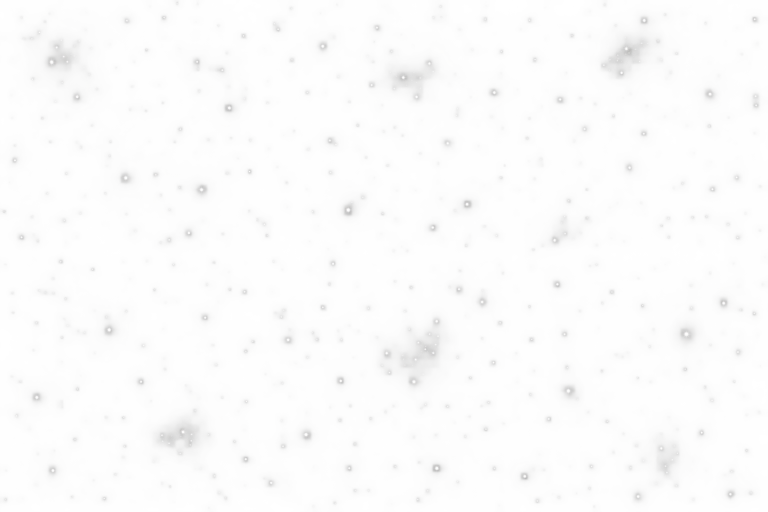
#> input picture output/imagegen/skybox-layers-v1/stars-atlas-draft.png, 1536 x 1024 px (shown at 1/2 size); its folder holds 2 pictures in this run
$ python prepare_cubemaps.py
#> lines starting #> are read from the running program, lines starting #| are printed output that depends on the picture; after the words box and inside, x2 and y2 are one past the last pixel; in counts of white or black regions, pixels touching at a corner belong together
"""Turn the imagegen drafts into two edge-matched RGBA cubemaps.

Requires Pillow and NumPy. Source art is retained; this script performs only
technical grayscale, opacity, edge blending and packing operations.
"""

from collections import defaultdict
import json
from pathlib import Path
from zipfile import ZipFile, ZIP_DEFLATED

import numpy as np
from PIL import Image, ImageDraw


ROOT = Path(__file__).resolve().parent
OUT = ROOT / "final"
SIZE = 512
FACES = ("positive_x", "negative_x", "positive_y", "negative_y", "positive_z", "negative_z")
LATERAL = (0, 1, 4, 5)
ALPHA_CAP = 191  # 191/255 = 74.90%; 192/255 would exceed 75%.


def directions(face, u, v):
    one = np.ones_like(u)
    return np.stack((
        (one, -v, -u), (-one, -v, u), (u, one, v),
        (u, -one, -v), (u, -v, one), (-u, -v, -one),
    )[face], axis=-1)


def face_uv(face, direction):
    x, y, z = np.moveaxis(direction, -1, 0)
    major = np.maximum(np.abs(direction[..., face // 2]), 1e-8)
    sc, tc = ((-z, -y), (z, -y), (x, z), (x, -z), (x, -y), (-x, -y))[face]
    return sc / major, tc / major


def bilinear(pixels, u, v):
    # Reflect a small outside-face footprint to avoid stretching the edge texels.
    u = 1.0 - np.abs(u - 1.0)
    u = -1.0 + np.abs(u + 1.0)
    v = 1.0 - np.abs(v - 1.0)
    v = -1.0 + np.abs(v + 1.0)
    x = np.clip((u + 1.0) * 0.5 * SIZE - 0.5, 0, SIZE - 1)
    y = np.clip((v + 1.0) * 0.5 * SIZE - 0.5, 0, SIZE - 1)
    x0, y0 = np.floor(x).astype(int), np.floor(y).astype(int)
    x1, y1 = np.minimum(x0 + 1, SIZE - 1), np.minimum(y0 + 1, SIZE - 1)
    fx, fy = (x - x0)[..., None], (y - y0)[..., None]
    return ((pixels[y0, x0] * (1 - fx) + pixels[y0, x1] * fx) * (1 - fy)
            + (pixels[y1, x0] * (1 - fx) + pixels[y1, x1] * fx) * fy)


def load_draft(layer):
    image = Image.open(ROOT / f"{layer}-atlas-draft.png").convert("RGBA")
    if image.size != (SIZE * 3, SIZE * 2):
        raise ValueError(f"Unexpected atlas dimensions: {image.size}")
    array = np.asarray(image, dtype=np.float64) / 255.0
    gray = array[..., :3].mean(axis=-1)
    alpha = array[..., 3]
    if layer == "nebula":
        alpha = alpha * (ALPHA_CAP / 255.0)
    # Work in premultiplied form so transparent pixels cannot create halos.
    rgba = np.stack((gray * alpha, gray * alpha, gray * alpha, alpha), axis=-1)
    return [rgba[(i // 3) * SIZE:(i // 3 + 1) * SIZE,
                 (i % 3) * SIZE:(i % 3 + 1) * SIZE].copy() for i in range(6)]


def sample_continuous(source, direction, width):
    """Blend adjacent face art as a continuous function of sky direction."""
    major = np.max(np.abs(direction), axis=-1)
    result = np.zeros((*major.shape, 4), dtype=np.float64)
    total = np.zeros_like(major)
    for face in range(6):
        component = direction[..., face // 2] * (1 if face % 2 == 0 else -1)
        t = np.clip((component / major - (1.0 - width)) / width, 0, 1)
        weight = t * t * (3 - 2 * t)
        mask = weight > 0
        if not np.any(mask):
            continue
        u, v = face_uv(face, direction[mask])
        result[mask] += bilinear(source[face], u, v) * weight[mask, None]
        total += weight
    return result / total[..., None]


def edge_groups():
    groups = defaultdict(list)
    grid = np.arange(SIZE) * 2 - (SIZE - 1)
    for face in range(6):
        for y in range(SIZE):
            xs = range(SIZE) if y in (0, SIZE - 1) else (0, SIZE - 1)
            for x in xs:
                vector = directions(face, np.array(grid[x]), np.array(grid[y]))
                vector[face // 2] *= SIZE - 1
                groups[tuple(vector.tolist())].append((face, y, x))
    assert len(groups) == 12 * (SIZE - 2) + 8
    assert all(len(group) in (2, 3) for group in groups.values())
    assert sum(len(group) == 3 for group in groups.values()) == 8
    return list(groups.values())


def unpremultiply(pixels):
    alpha = pixels[..., 3:4]
    rgb = np.divide(pixels[..., :3], alpha, out=np.zeros_like(pixels[..., :3]), where=alpha > 1e-8)
    return np.clip(np.rint(np.concatenate((rgb, alpha), axis=-1) * 255), 0, 255).astype(np.uint8)


def export_layer(layer, groups):
    source = load_draft(layer)
    center = (np.arange(SIZE) + 0.5) * (2.0 / SIZE) - 1.0
    u, v = np.meshgrid(center, center)
    width = 0.10 if layer == "stars" else 0.20
    faces = [sample_continuous(source, directions(face, u, v), width) for face in range(6)]
    # Make corresponding outer texels exactly equal, including three-face corners.
    for group in groups:
        value = np.mean([faces[f][y, x] for f, y, x in group], axis=0)
        for f, y, x in group:
            faces[f][y, x] = value
    pixels = [unpremultiply(face) for face in faces]
    if layer == "nebula":
        for face in pixels:
            face[..., 3] = np.minimum(face[..., 3], ALPHA_CAP)
    folder = OUT / layer
    folder.mkdir(parents=True, exist_ok=True)
    for i, name in enumerate(FACES):
        # CubemapTexture.orientedPixels mirrors these faces at upload time.
        # Compensate here so the GPU receives the canonical OpenGL orientation.
        packed = pixels[i][:, ::-1] if i in LATERAL else pixels[i]
        Image.fromarray(packed).save(folder / f"{name}.png")
    return pixels


def reload_and_validate(layer, groups):
    faces = []
    stats = {}
    for i, name in enumerate(FACES):
        image = Image.open(OUT / layer / f"{name}.png")
        assert image.mode == "RGBA" and image.size == (SIZE, SIZE)
        pixels = np.asarray(image)
        assert np.array_equal(pixels[..., 0], pixels[..., 1])
        assert np.array_equal(pixels[..., 1], pixels[..., 2])
        if layer == "nebula":
            assert int(pixels[..., 3].max()) <= ALPHA_CAP
        faces.append(pixels[:, ::-1] if i in LATERAL else pixels)
        stats[name] = {"size": list(image.size), "alpha_min": int(pixels[..., 3].min()),
                       "alpha_max": int(pixels[..., 3].max()), "grayscale": True}
    for group in groups:
        first = faces[group[0][0]][group[0][1], group[0][2]]
        assert all(np.array_equal(first, faces[f][y, x]) for f, y, x in group[1:])
    return faces, {"faces": stats, "matched_edge_and_corner_groups": len(groups),
                   "edge_max_rgba_difference": 0, "corner_count": 8}


def sample_cube(faces, direction):
    axis = np.argmax(np.abs(direction), axis=-1)
    component = np.take_along_axis(direction, axis[..., None], axis=-1)[..., 0]
    indices = axis * 2 + (component < 0).astype(int)
    result = np.empty((*axis.shape, 4), dtype=float)
    for face in range(6):
        mask = indices == face
        u, v = face_uv(face, direction[mask])
        pixels = faces[face].astype(float) / 255.0
        pixels[..., :3] *= pixels[..., 3:4]
        result[mask] = bilinear(pixels, u, v)
    return result


def make_preview(stars, nebula):
    width, height = 1536, 512
    yaw = (np.arange(width) + 0.5) * (2 * np.pi / width) - np.pi
    pitch = (0.5 - (np.arange(height) + 0.5) / height) * np.pi
    longitude, latitude = np.meshgrid(yaw, pitch)
    d = np.stack((np.sin(longitude) * np.cos(latitude), np.sin(latitude),
                  np.cos(longitude) * np.cos(latitude)), axis=-1)
    s, n = sample_cube(stars, d), sample_cube(nebula, d)
    combined = n[..., :3] + s[..., :3] * (1 - n[..., 3:4])
    preview = Image.new("RGB", (width, 3 * (height + 36)), "black")
    draw = ImageDraw.Draw(preview)
    for i, (label, rgb) in enumerate((("STARS / on black", s[..., :3]),
                                    ("NEBULA / on black / alpha <= 191 of 255", n[..., :3]),
                                    ("COMPOSITE / nebula in front of stars", combined))):
        y = i * (height + 36)
        draw.text((16, y + 10), label, fill="white")
        preview.paste(Image.fromarray(np.clip(np.rint(rgb * 255), 0, 255).astype(np.uint8)), (0, y + 36))
    preview.save(OUT / "preview.png")


def main():
    groups = edge_groups()
    for layer in ("stars", "nebula"):
        export_layer(layer, groups)
#> in load_draft, image is the input picture: PIL image 1536x1024 RGBA; mean R, G, B, A 79.7, 79.7, 79.2, 4.5
#> in load_draft, `gray = array[..., :3].mean(axis=-1)`:
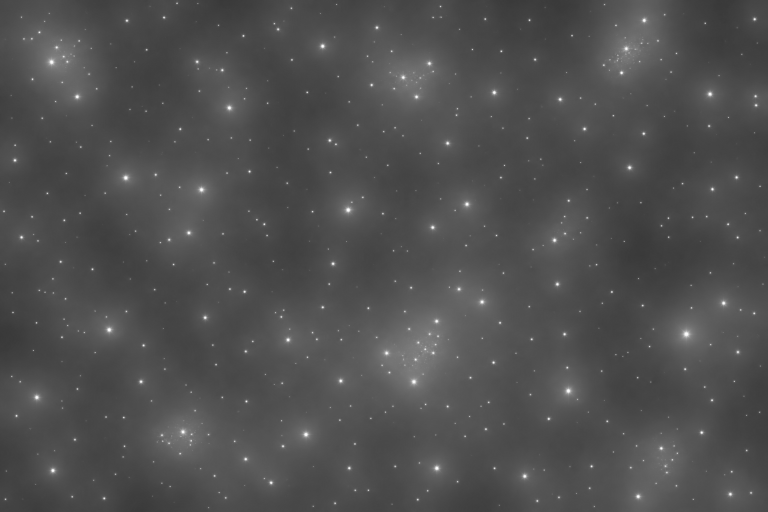
#> gray: shape (1024, 1536) float64 (shown at 1/2 size); min 0.22, max 0.999, mean 0.312
#> in load_draft, `alpha = array[..., 3]`:
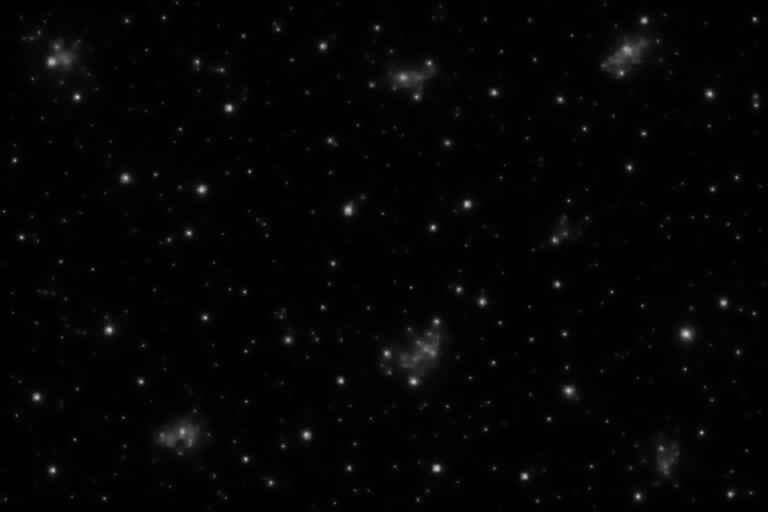
#> alpha: shape (1024, 1536) float64 (shown at 1/2 size); min 0, max 0.835, mean 0.0176
#> in export_layer, `source = load_draft(layer)`: source = 6 items
#> in sample_continuous, `major = np.max(np.abs(direction), axis=-1)`: major: shape (512, 512) float64; every value is 1
#> after the loop in sample_continuous, `for face in range(6):`:
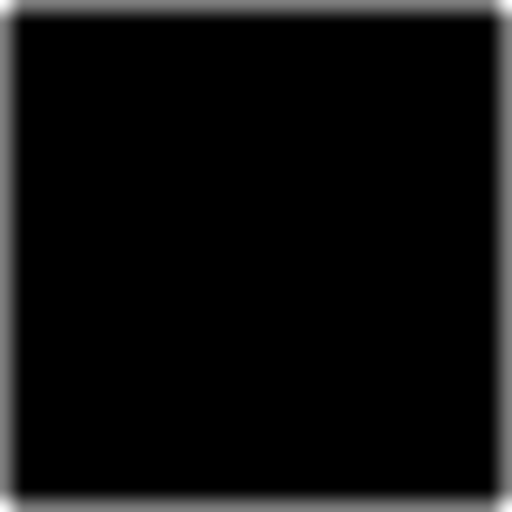
#> total: shape (512, 512) float64; min 1, max 3, mean 1.1; drawn with min black and max white
#> the loop in sample_continuous (call 3), `for face in range(6):` made 6 passes
#> pass 1, in sample_continuous (call 3), `component = direction[..., face // 2] * (1 if face % 2 == 0 else -1)`:
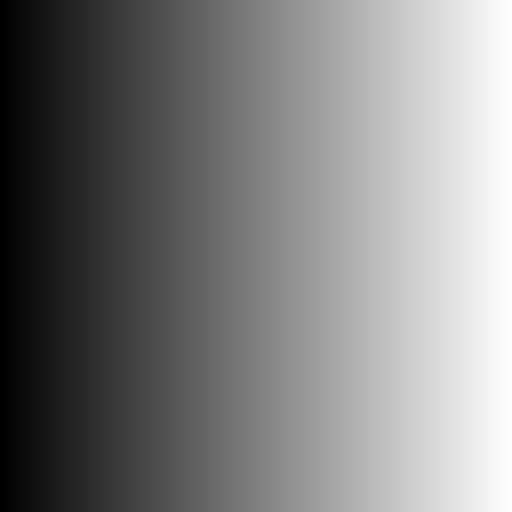
#> component: shape (512, 512) float64; min -0.998, max 0.998, mean 0; drawn with min black and max white
#> pass 1, in sample_continuous (call 3), `mask = weight > 0`:
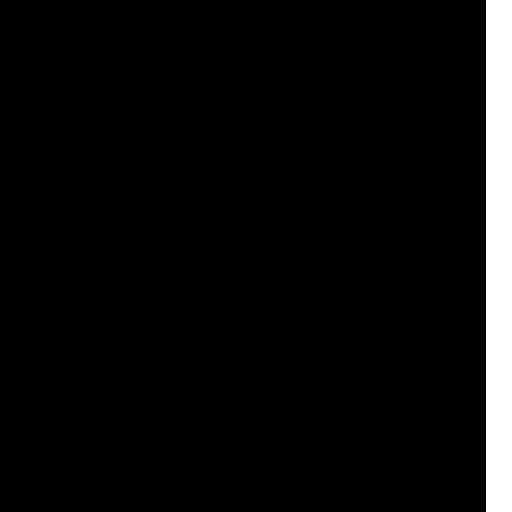
#> mask: shape (512, 512) bool; 5.1% white; 1 white region, box (x1, y1, x2, y2) and area: (486, 0, 512, 512) 13312
#> after the loop in sample_continuous (call 6), `for face in range(6):`:
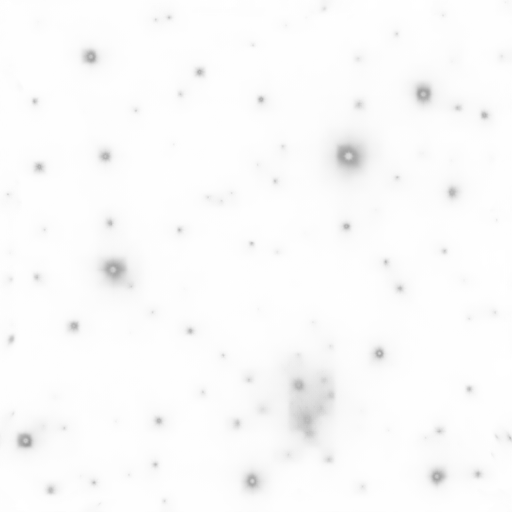
#> result: shape (512, 512, 4) float64; mean of channels 0, 1, 2, 3 0.00704, 0.00704, 0.00704, 0.0173; transparent parts drawn white
#> the loop in export_layer, `for group in groups:` made 6128 passes
#> value on passes 1 to 3: [0.0022, 0.0022, 0.0022, 0.00784], [0.00211, 0.00211, 0.00211, 0.00754], [0.00221, 0.00221, 0.00221, 0.00787]
#> in unpremultiply (call 3), `rgb = np.divide(pixels[..., :3], alpha, out=np.zeros_like(pixels[..., ..`:
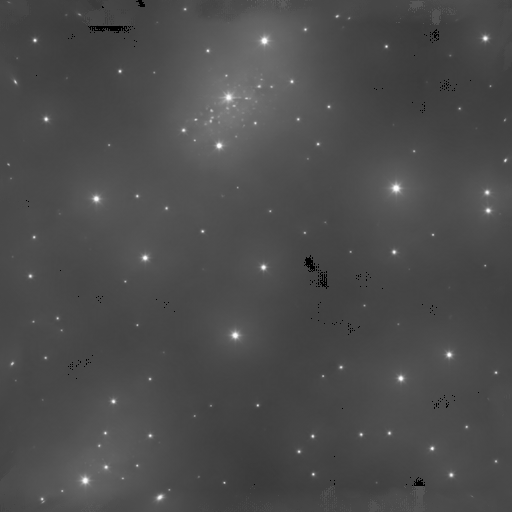
#> rgb: shape (512, 512, 3) float64; min 0, max 0.995, mean 0.299
    stars, stars_report = reload_and_validate("stars", groups)
#> the loop in reload_and_validate, `for group in groups:` made 6128 passes
#> (group, first) on passes 1 to 3: ([(0, 0, 0), (2, 511, 511), (4, 0, 511)], [71, 71, 71, 2]), ([(0, 0, 1), (2, 510, 511)], [71, 71, 71, 2]), ([(0, 0, 2), (2, 509, 511)], [72, 72, 72, 2])
#> stars = 6 items; stars_report = 4 items
    nebula, nebula_report = reload_and_validate("nebula", groups)
#> the loop in reload_and_validate (call 2), `for group in groups:` made 6128 passes
#> (group, first) on passes 1 to 3: ([(0, 0, 0), (2, 511, 511), (4, 0, 511)], [80, 80, 80, 119]), ([(0, 0, 1), (2, 510, 511)], [80, 80, 80, 119]), ([(0, 0, 2), (2, 509, 511)], [80, 80, 80, 119])
#> nebula = 6 items; nebula_report = 4 items
    report = {"format": "RGBA PNG", "face_size": SIZE,
              "orientation": "OpenGL after existing CubemapTexture.orientedPixels upload",
              "nebula_alpha_limit": ALPHA_CAP, "stars": stars_report, "nebula": nebula_report}
    (OUT / "validation.json").write_text(json.dumps(report, indent=2) + "\n")
    make_preview(stars, nebula)
#> the loop in make_preview, `for i, (label, rgb) in enumerate((("STARS / on black", s[..., :3]), ("..` made 3 passes
#> (label, y) on passes 1 to 3: ('STARS / on black', 0), ('NEBULA / on black / alpha <= 191 of 255', 548), ('COMPOSITE / nebula in front of stars', 1096)
    with ZipFile(ROOT / "skybox-layers-v1.zip", "w", ZIP_DEFLATED) as bundle:
        for path in sorted(OUT.rglob("*")):
            if path.is_file():
                bundle.write(path, path.relative_to(OUT))
    print(json.dumps({"output": str(OUT), "faces": 12,
                      "nebula_alpha_max": max(v["alpha_max"] for v in nebula_report["faces"].values()),
                      "matched_edge_and_corner_groups_per_layer": len(groups),
                      "archive": str(ROOT / "skybox-layers-v1.zip")}, indent=2))
#| {
#|   "output": "output/imagegen/skybox-layers-v1/final",
#|   "faces": 12,
#|   "nebula_alpha_max": 189,
#|   "matched_edge_and_corner_groups_per_layer": 6128,
#|   "archive": "output/imagegen/skybox-layers-v1/skybox-layers-v1.zip"
#| }


if __name__ == "__main__":
    main()
